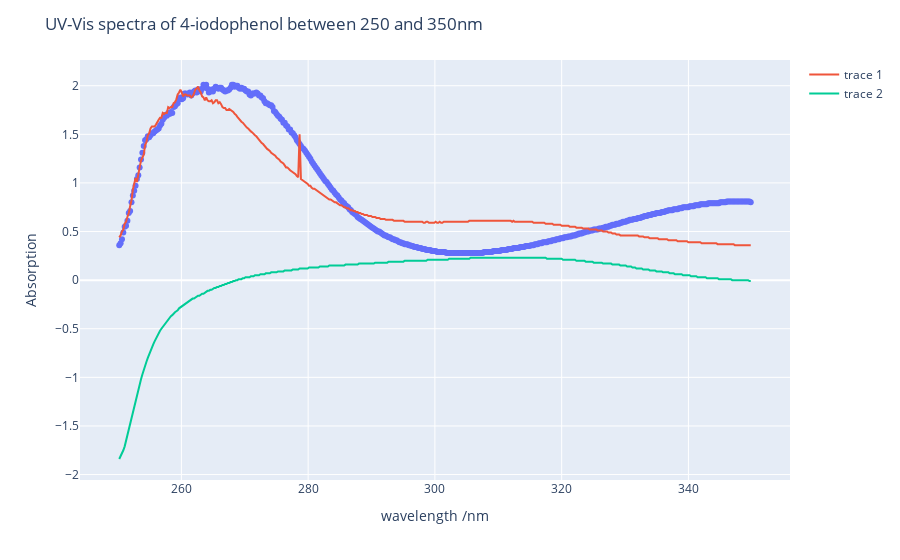

Notebook cell for this chart:
### Code cell
import plotly.express as px
fig = px.scatter(x=range_all_data_two.w_NaOH, y=range_all_data_two.A_NaOH )
fig.add_scatter(x=range_all_data_two.w_buffer, y=range_all_data_two.A_buffer, showlegend = True)
fig.add_scatter(x = range_all_data_two.w_HCl, y=range_all_data_two.A_HCl)
fig.update_layout(
    title="UV-Vis spectra of 4-iodophenol between 250 and 350nm",
    xaxis_title="wavelength /nm ",
    yaxis_title="Absorption")
fig.show()

### Figure 1 — Plotly figure (JSON) as saved in the notebook; plotly's stock layout.template omitted (floating-point values rounded to 4 significant figures; data arrays with more than 128 entries replaced by an {"elided": "..."} marker saying what was removed)
{"data": [{"hovertemplate": "x=%{x}<br>y=%{y}<extra></extra>", "legendgroup": "", "marker": {"color": "#636efa", "symbol": "circle"}, "mode": "markers", "name": "", "orientation": "v", "showlegend": false, "type": "scatter", "x": {"elided": "471 float values"}, "xaxis": "x", "y": {"elided": "471 float values"}, "yaxis": "y"}, {"showlegend": true, "type": "scatter", "x": {"elided": "471 float values"}, "y": {"elided": "471 float values"}}, {"type": "scatter", "x": {"elided": "471 float values"}, "y": {"elided": "471 float values"}}], "layout": {"legend": {"tracegroupgap": 0}, "margin": {"t": 60}, "title": {"text": "UV-Vis spectra of 4-iodophenol between 250 and 350nm"}, "xaxis": {"anchor": "y", "domain": [0, 1], "title": {"text": "wavelength /nm "}}, "yaxis": {"anchor": "x", "domain": [0, 1], "title": {"text": "Absorption"}}}}
